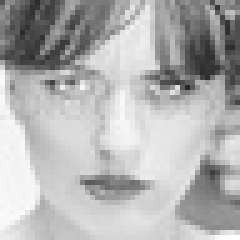
#> input picture Facial Expression Dataset/test/angry/PrivateTest_12912780.jpg, 48 x 48 px (shown 5 times larger); its folder holds only this picture in this run
$ jupyter execute --allow-errors notebook.ipynb
#> lines starting #> are read from the running program, lines starting #| are printed output that depends on the picture
# Facial Expression Image Processing
- Task 1: Improve the image quality by applying brightness and contrast enhancement techniques.
- Task 2: Segment facial features to isolate eyes, mouth, and other key components.
- Task 3: Detect edges to analyze facial structures and expressions.
- Task 4: Use image blurring to soften non-essential features while keeping the focus on facial expressions.

## Import Libraries

[cell 1]
import pandas as pd
import numpy as np
import matplotlib.pyplot as plt
import cv2
from skimage.restoration import denoise_wavelet

from pathlib import Path

## Import and Display Images

[cell 2]
data_dir = Path('Facial Expression Dataset/test')
labels = []
image_gallery = []

for folder in data_dir.iterdir():
    if folder.is_dir():
        label = folder.name
        for img_path in folder.iterdir():
            if img_path.is_file() and '.jpg' in img_path.name:
                image = cv2.imread(img_path)
#> image is the input picture: shape (48, 48, 3); min 39, max 255, mean 177.5
                if image is None:
                    continue

                image_gallery.append(image)
                labels.append(label)

image_gallery = np.array(image_gallery, dtype = 'uint8')
labels = np.array(labels)

[cell 3]
pd.DataFrame(labels).value_counts()

[cell 4]
np.random.shuffle(image_gallery)
images10 = image_gallery[:10]

[cell 5]
plt.figure(figsize=(15, 6))
for i, image in enumerate(images10):
    plt.subplot(2, 5, i+1)
    plt.imshow(images10[i])
    plt.title(f'{i}')
    plt.axis('off')
#> this loop made 2 passes
plt.tight_layout()
plt.show()
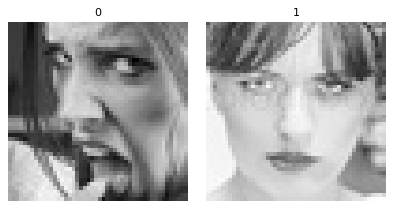
#> figure drawn by matplotlib, 2 panels

## Select Image

[cell 6]
# Select the image number from above gallary to work with it.
SELECT_IMAGE = 8

#> (the rest of this cell did not finish here and is left out)

## Image Color Enhancement

#> (a cell that did not finish here is left out)

# Denoising

#> (a cell that did not finish here is left out)

## Edge Detection

#> (a cell that did not finish here is left out)

## Segment facial features

[cell 10]
face_cascade = cv2.CascadeClassifier(cv2.data.haarcascades + 'haarcascade_frontalface_default.xml')
lefteye_cascade = cv2.CascadeClassifier(cv2.data.haarcascades + 'haarcascade_lefteye_2splits.xml')
righteye_cascade = cv2.CascadeClassifier(cv2.data.haarcascades + 'haarcascade_righteye_2splits.xml')
mouth_cascade = cv2.CascadeClassifier(cv2.data.haarcascades + 'haarcascade_smile.xml')
def facial_feature_detection(image):
    segment_image = image.copy()
    gray = cv2.cvtColor(segment_image, cv2.COLOR_BGR2GRAY)

    faces = face_cascade.detectMultiScale(gray, 1.3, 5)

    # Loop over each face
    for (x, y, w, h) in faces:
        # Draw a rectangle around the face
        cv2.rectangle(segment_image, (x, y), (x+w, y+h), (255, 0, 0), 1)

        # Isolate the face region for more accurate eye and mouth detection
        face_region = gray[y:y+h, x:x+w]
        color_face_region = segment_image[y:y+h, x:x+w]

        # Detect eyes within the face region
        lefteye = lefteye_cascade.detectMultiScale(face_region, 1.1, 10)
        for (ex, ey, ew, eh) in lefteye:
            cv2.rectangle(color_face_region, (ex, ey), (ex+ew, ey+eh), (0, 0, 255), 1)

        # Detect eyes within the face region
        righteye = righteye_cascade.detectMultiScale(face_region, 1.1, 10)
        for (ex, ey, ew, eh) in righteye:
            cv2.rectangle(color_face_region, (ex, ey), (ex+ew, ey+eh), (0, 255, 0), 1)

        # Detect mouth (smile often overlaps mouth) within the lower part of the face
        mouths = mouth_cascade.detectMultiScale(face_region, 1.7, 20)
        for (mx, my, mw, mh) in mouths:
            if my > h / 2:  # Limit detection to lower half of the face
                cv2.rectangle(color_face_region, (mx, my), (mx+mw, my+mh), (0, 0, 255), 1)

        return segment_image

#> (the rest of this cell did not finish here and is left out)

## Show 10 Images with the effect

[cell 11]
color_enhanced_10 = []
denoised_10 = []
edge_10 = []
for i, image in enumerate(images10):
    new_width = int(image.shape[1] * 2)
    new_height = int(image.shape[0] * 2)
    resized_image = cv2.resize(image, (new_width, new_height), interpolation=cv2.INTER_CUBIC)

    l, a, b = cv2.split(cv2.cvtColor(resized_image, cv2.COLOR_BGR2LAB))
    cl = cv2.createCLAHE(clipLimit=3.0, tileGridSize=(8,8)).apply(l)
    merged_lab = cv2.merge((cl, a, b))
    enhanced_color_image = cv2.cvtColor(merged_lab, cv2.COLOR_LAB2BGR)
    color_enhanced_10.append(enhanced_color_image)

    nonlin_blur = cv2.fastNlMeansDenoisingColored(enhanced_color_image, None, 5, 5, 5, 15)
    denoised_10.append(nonlin_blur)

    edges = cv2.Canny(nonlin_blur, 150, 255)
    edge_10.append(edges)
#> this loop made 2 passes
#> (new_width, new_height) on passes 1 to 2: (96, 96), (96, 96)
#> pass 1, `resized_image = cv2.resize(image, (new_width, new_height), interpolati..`:
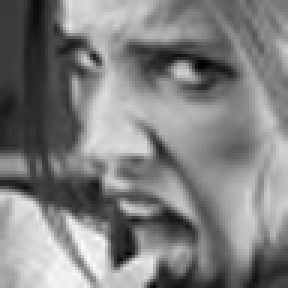
#> resized_image: shape (96, 96, 3) (shown 3 times larger); min 0, max 252, mean 128
#> pass 1, `cl = cv2.createCLAHE(clipLimit=3.0, tileGridSize=(8,8)).apply(l)`:
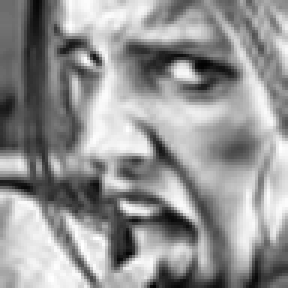
#> cl: shape (96, 96) (shown 3 times larger); min 3, max 255, mean 148.1
#> after the loop:
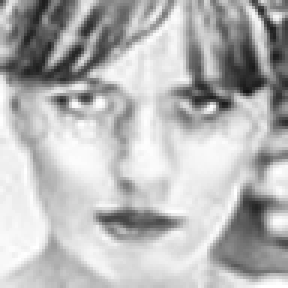
#> enhanced_color_image: shape (96, 96, 3) (shown 3 times larger); mean B, G, R 182.2, 182.2, 182.2
#> after the loop:
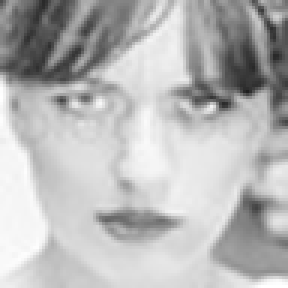
#> l: shape (96, 96) (shown 3 times larger); min 31, max 255, mean 183.3
#> after the loop: merged_lab: shape (96, 96, 3); mean of channels 0, 1, 2 187.2, 128, 128
#> after the loop: nonlin_blur: shape (96, 96, 3); mean of channels 0, 1, 2 182.1, 182.2, 182.2
#> after the loop, color_enhanced_10 = 2 items; denoised_10 = 2 items; edge_10 = 2 items


titles = ['Original', 'Color Enhanced', 'Denoised', 'Edge Detection']
plt.figure(figsize=(15, 40))  # Adjust figure size for better visibility

#> (the rest of this cell did not finish here and is left out)
